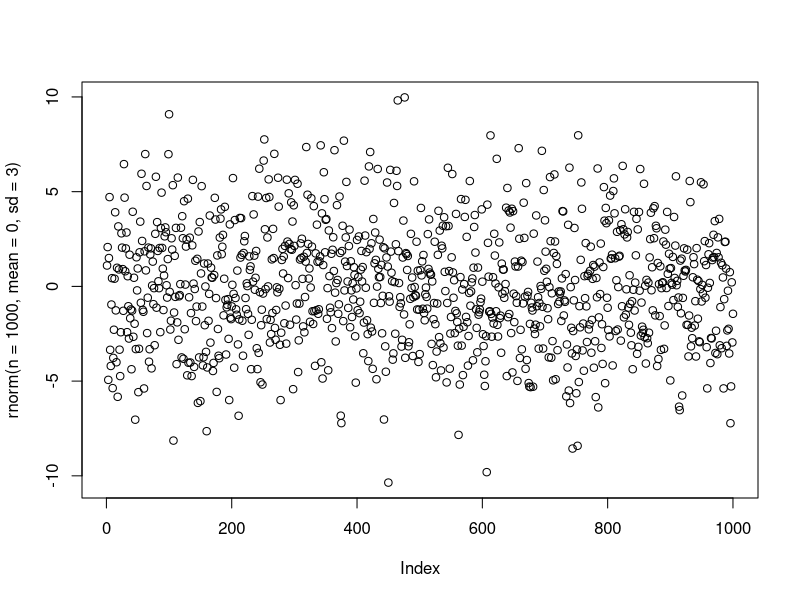

Generate this figure with R:
## ---- chunk 1

plot(rnorm(n = 1000, mean = 0, sd = 3))

## ---- chunk 2
for(i in 1:10){
  print(i)
}

